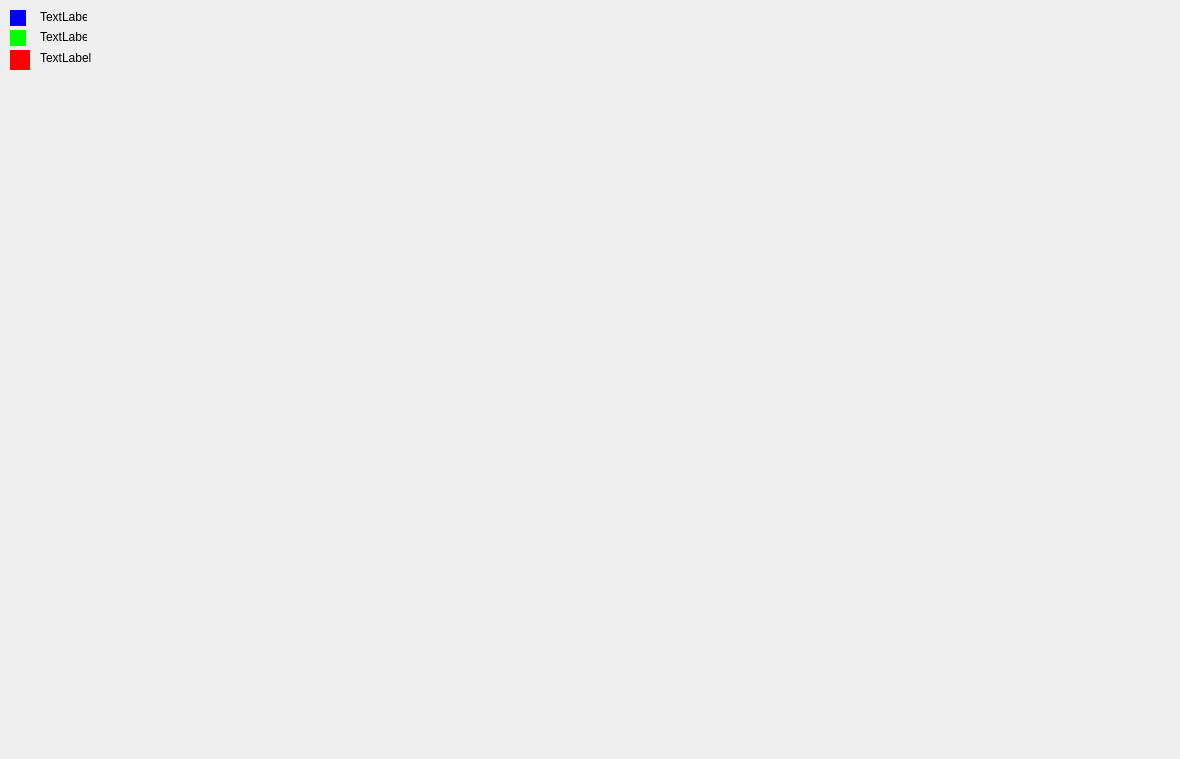
<?xml version="1.0" encoding="UTF-8"?>
<ui version="4.0">
 <class>stati</class>
 <widget class="QDialog" name="stati">
  <property name="geometry">
   <rect>
    <x>0</x>
    <y>0</y>
    <width>1180</width>
    <height>759</height>
   </rect>
  </property>
  <property name="windowTitle">
   <string>Dialog</string>
  </property>
  <widget class="QWidget" name="widget_5" native="true">
   <property name="geometry">
    <rect>
     <x>10</x>
     <y>50</y>
     <width>20</width>
     <height>20</height>
    </rect>
   </property>
   <property name="styleSheet">
    <string notr="true">background-color: rgb(255, 0, 0);</string>
   </property>
  </widget>
  <widget class="QWidget" name="widget" native="true">
   <property name="geometry">
    <rect>
     <x>10</x>
     <y>10</y>
     <width>16</width>
     <height>16</height>
    </rect>
   </property>
   <property name="styleSheet">
    <string notr="true">
background-color: rgb(0, 0, 255);</string>
   </property>
   <widget class="QWidget" name="widget_4" native="true">
    <property name="geometry">
     <rect>
      <x>10</x>
      <y>10</y>
      <width>16</width>
      <height>16</height>
     </rect>
    </property>
    <property name="styleSheet">
     <string notr="true">
background-color: rgb(0, 0, 255);</string>
    </property>
   </widget>
  </widget>
  <widget class="QWidget" name="widget_6" native="true">
   <property name="geometry">
    <rect>
     <x>10</x>
     <y>30</y>
     <width>16</width>
     <height>16</height>
    </rect>
   </property>
   <property name="styleSheet">
    <string notr="true">background-color: rgb(0, 255, 0);</string>
   </property>
  </widget>
  <widget class="QLabel" name="label_2">
   <property name="geometry">
    <rect>
     <x>40</x>
     <y>10</y>
     <width>47</width>
     <height>13</height>
    </rect>
   </property>
   <property name="text">
    <string>TextLabel</string>
   </property>
  </widget>
  <widget class="QLabel" name="label_4">
   <property name="geometry">
    <rect>
     <x>40</x>
     <y>50</y>
     <width>131</width>
     <height>16</height>
    </rect>
   </property>
   <property name="text">
    <string>TextLabel</string>
   </property>
  </widget>
  <widget class="QLabel" name="label_3">
   <property name="geometry">
    <rect>
     <x>40</x>
     <y>30</y>
     <width>47</width>
     <height>13</height>
    </rect>
   </property>
   <property name="text">
    <string>TextLabel</string>
   </property>
  </widget>
 </widget>
 <resources/>
 <connections/>
</ui>
